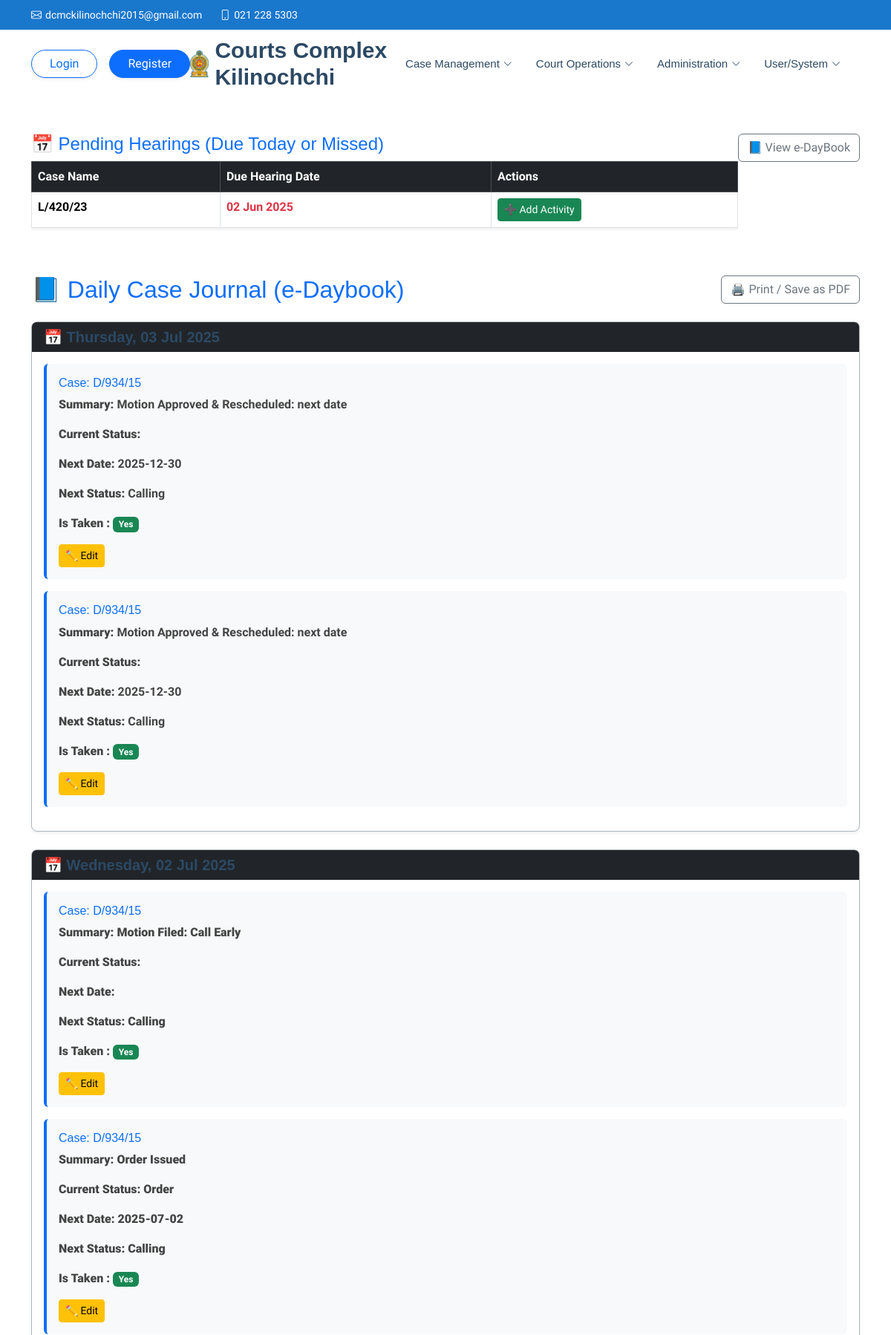
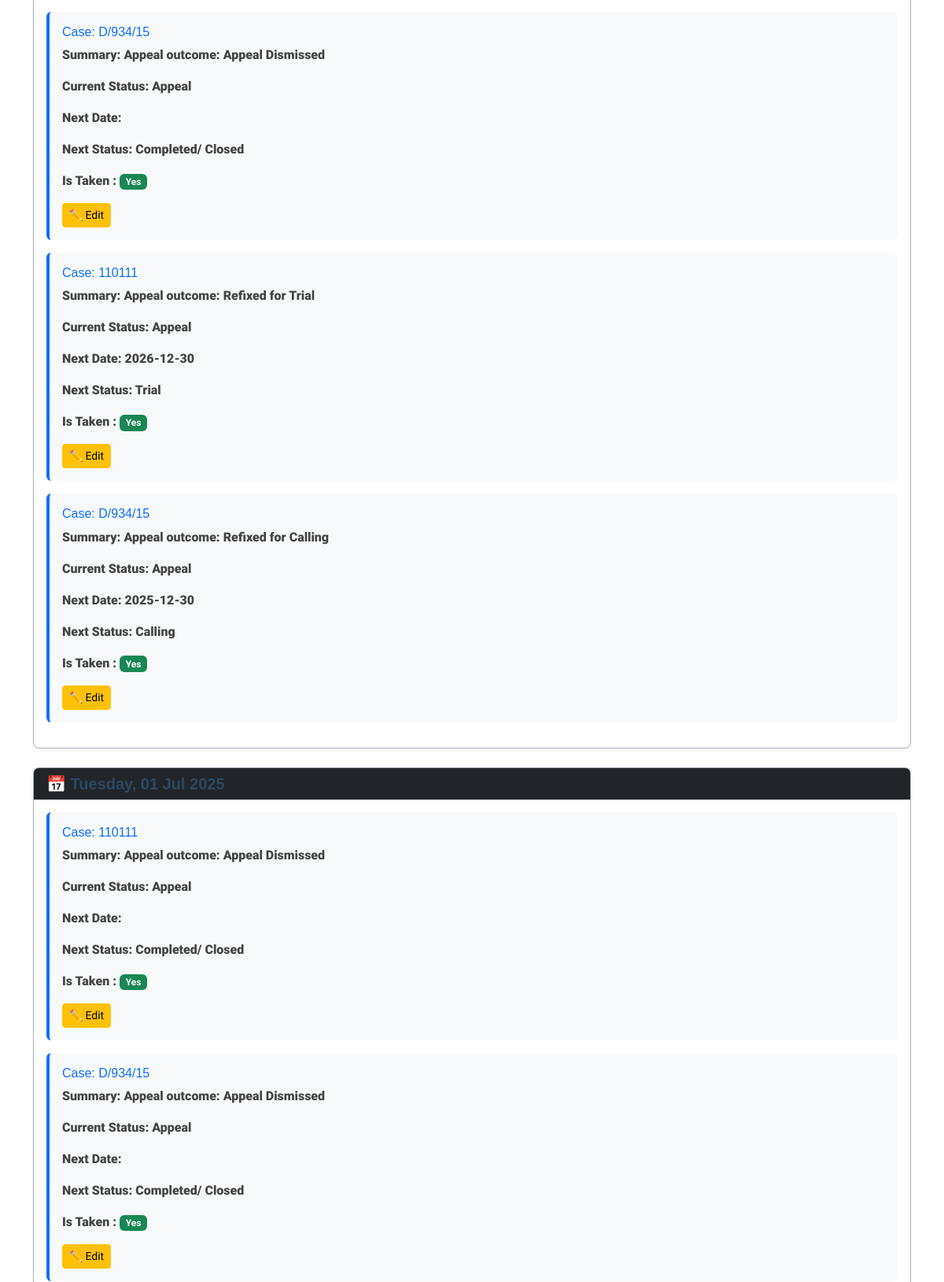
The page /index.php?pg=dailycaseactivities.php&view=e-daybook (upper part) on the database its author committed (2 pictures, top to bottom).
### tables this page shows
CREATE TABLE IF NOT EXISTS `cases` (
  `case_id` varchar(10) NOT NULL,
  `case_name` varchar(20) DEFAULT NULL,
  `plaintiff` varchar(50) DEFAULT NULL,
  `defendant` varchar(50) DEFAULT NULL,
  `plaintiff_lawyer` varchar(50) DEFAULT NULL,
  `defendant_lawyer` varchar(50) DEFAULT NULL,
  `registered_date` date DEFAULT NULL,
  `is_active` tinyint(1) DEFAULT '1',
  `nature` varchar(20) DEFAULT NULL,
  `status` enum('Calling','Pre Trial Conference','Trial','Inquiry','Order','Judgement','Post Judgement Calling','Laid By','Appeal') DEFAULT NULL,
  `is_warrant` tinyint(1) DEFAULT '0',
  `next_date` date DEFAULT NULL,
  `for_what` varchar(100) DEFAULT NULL,
  `staff_id` varchar(10) DEFAULT NULL,
  `court_id` varchar(20) DEFAULT NULL,
  PRIMARY KEY (`case_id`)
);

CREATE TABLE IF NOT EXISTS `dailycaseactivities` (
  `activity_id` varchar(10) NOT NULL,
  `case_name` varchar(20) DEFAULT NULL,
  `summary` varchar(1000) DEFAULT NULL,
  `next_date` date DEFAULT NULL,
  `current_status` enum('Calling','Pre Trial Conference','Trial','Inquiry','Order','Judgement','Post Judgement Calling','Laid By','Appeal','Completed/ Closed','Appeal') DEFAULT NULL,
  `next_status` enum('Calling','Pre Trial Conference','Trial','Inquiry','Order','Judgement','Post Judgement Calling','Completed/ Closed','Appeal') DEFAULT NULL,
  `is_taken` tinyint(1) DEFAULT '0',
  `activity_date` date DEFAULT NULL,
  `staff_id` varchar(10) DEFAULT NULL,
  PRIMARY KEY (`activity_id`)
);

### lib/helper.php (called while the page is built, shortened)
<?php
class Helper {
    private $conn;
    public function __construct(mysqli $conn) {
        $this->conn = $conn;
    }
    public function getCaseData($case_id) {
        $stmt = $this->conn->prepare("SELECT * FROM cases WHERE case_id = ?");
        $stmt->bind_param("s", $case_id);
        $stmt->execute();
        $result = $stmt->get_result();
        return ($result && $result->num_rows > 0) ? $result->fetch_assoc() : null;
    }
}

### lib/security.php (called while the page is built, shortened)
<?php
class Security
{
    public static function sanitize($data){
        if (is_null($data)) return '';
        return htmlspecialchars(stripslashes(trim((string)$data)));
    }
}
?>

### dailycaseactivities.php (the view, shortened to what this page needs)
<?php
$isEdaybook = isset($_GET['view']) && $_GET['view'] === 'e-daybook';
$casesToShow = [];
$today = date('Y-m-d');
$allCases = [];
$sql_cases = "SELECT case_id, case_name, next_date FROM cases";
$result_cases = $conn->query($sql_cases);
while ($row = $result_cases->fetch_assoc()) {
    $allCases[$row['case_id']] = [
        'case_id' => $row['case_id'],
        'case_name' => $row['case_name'],
        'next_date' => $row['next_date']
    ];
}
$sql = "
    SELECT case_name AS case_id, MAX(next_date) AS max_next_date
    FROM dailycaseactivities
    GROUP BY case_name
";
$res = $conn->query($sql);
$activityNextDates = [];
while ($r = $res->fetch_assoc()) {
    $activityNextDates[$r['case_id']] = $r['max_next_date'];
}
foreach ($allCases as $case_id => $caseData) {
    if (isset($activityNextDates[$case_id])) {
        if ($activityNextDates[$case_id] <= $today) {
            $casesToShow[] = [
                'case_id' => $caseData['case_id'],
                'case_name' => $caseData['case_name'],
                'next_date' => $activityNextDates[$case_id]
            ];
        }
    }
}
?>
<div class="container py-4">
    <a href="index.php?pg=dailycaseactivities.php&view=e-daybook" class="btn btn-outline-secondary d-print-none float-end mb-3">
            📘 View e-DayBook
    </a>
    <h4 class="text-primary">📅 Pending Hearings (Due Today or Missed)</h4>
    <?php if (!empty($casesToShow)): ?>
        <div class="table-responsive">
            <table class="table table-bordered table-hover shadow-sm">
                <thead class="table-dark">
                    <tr>
                        <th>Case Name</th>
                        <th>Due Hearing Date</th>
                        <th>Actions</th>
                    </tr>
                </thead>
                <tbody>
                    <?php foreach ($casesToShow as $case): ?>
                        <tr>
                            <?php $realCase = $helper->getCaseData($case['case_id']); ?>
                            <td class="fw-semibold"><?= Security::sanitize($realCase['case_name']) ?></td>
                            <td class="text-danger fw-bold">
                                <?= date('d M Y', strtotime($case['next_date'])) ?>
                            </td>
                            <td>
                                <form method="POST" action="index.php?pg=dailycaseactivities.php">
                                    <button type="submit" name="btn_add_form" class="btn btn-success btn-sm">
                                        ➕ Add Activity
                                    </button>
                                </form>
                            </td>
                        </tr>
                    <?php endforeach; ?>
                </tbody>
            </table>
        </div>
    <?php else: ?>
        <div class="alert alert-info">✅ No cases with pending hearings for today or earlier.</div>
    <?php endif; ?>
</div>
<?php
if ($isEdaybook) {
    $sql = "
        SELECT * FROM dailycaseactivities
        ORDER BY activity_date DESC, activity_id DESC
    ";
    $result = $conn->query($sql);
    $activitiesByDate = [];
    while ($row = $result->fetch_assoc()) {
        $date = $row['activity_date'];
        $activitiesByDate[$date][] = $row;
    }
    ?>
    <div class="container mt-4">
        <button onclick="window.print()" class="btn btn-outline-secondary d-print-none float-end mb-3">
            🖨️ Print / Save as PDF
        </button>
        <h2 class="text-primary mb-4">📘 Daily Case Journal (e-Daybook)</h2>
        <?php if (!empty($activitiesByDate)): ?>
            <?php foreach ($activitiesByDate as $date => $activities): ?>
                <div class="border border-dark-subtle rounded-3 shadow-sm mb-4 bg-white">
                    <div class="bg-dark text-white px-3 py-2 rounded-top">
                        <h5 class="mb-0">📅<b> <?= date("l, d M Y", strtotime($date)) ?></h5>
                    </div>
                    <div class="p-3">
                        <?php foreach ($activities as $row): ?>
                            <div class="mb-3 p-3 border-start border-4 border-primary bg-light rounded">
                            <?php $realCase = $helper->getCaseData($row['case_name']); ?>
                                <h6 class="text-primary">Case: <?= Security::sanitize($realCase['case_name']) ?></h6>
                                <p><strong>Summary:</strong> <?= nl2br(Security::sanitize($row['summary'])) ?></p>
                                <p><strong>Current Status:</strong> <?= Security::sanitize($row['current_status']) ?></p>
                                <p><strong>Next Date:</strong> <?= Security::sanitize($row['next_date']) ?></p>
                                <p><strong>Next Status:</strong> <?= Security::sanitize($row['next_status']) ?></p>
                                <p>
                                    <strong>Is Taken :</strong>
                                    <span class="badge <?= $row['is_taken'] ? 'bg-success' : 'bg-danger' ?>">
                                        <?= $row['is_taken'] ? 'Yes' : 'No' ?>
                                    </span>
                                </p>
                                <form method="POST" action="index.php?pg=dailycaseactivities.php&option=edit" class="d-inline">
                                    <button type="submit" name="btn_edit" class="btn btn-sm btn-warning">✏️ Edit </button>
                                </form>
                            </div>
                        <?php endforeach; ?>
                    </div>
                </div>
            <?php endforeach; ?>
        <?php else: ?>
            <div class="alert alert-info">No case activities recorded yet.</div>
        <?php endif; ?>
    </div>
    <?php exit; } ?>

### assets/css/main.css (style rules this page uses)
:root { --default-font: "Roboto", system-ui, -apple-system, "Segoe UI", Roboto, "Helvetica Neue", Arial, "Noto Sans", "Liberation Sans", sans-serif, "Apple Color Emoji", "Segoe UI Emoji", "Segoe UI Symbol", "Noto Color Emoji"; --heading-font: "Poppins", sans-serif; --nav-font: "Raleway", sans-serif; }
:root { --background-color: #ffffff; --default-color: #444444; --heading-color: #2c4964; --accent-color: #1977cc; --surface-color: #ffffff; --contrast-color: #ffffff; }
:root { --nav-color: #2c4964; --nav-hover-color: #1977cc; --nav-mobile-background-color: #ffffff; --nav-dropdown-background-color: #ffffff; --nav-dropdown-color: #2c4964; --nav-dropdown-hover-color: #1977cc; }
:root { scroll-behavior: smooth; }
body { color: var(--default-color); background-color: var(--background-color); font-family: var(--default-font); }
a { color: var(--accent-color); text-decoration: none; transition: 0.3s; }
h1, h2, h3, h4, h5, h6 { color: var(--heading-color); font-family: var(--heading-font); }

### rows shown on the page
cases: case_name "L/420/23"
dailycaseactivities: cases.case_name "D/934/15", summary "Motion Approved & Rescheduled: next date", next_date "2025-12-30", next_status "Calling", is_taken "Yes"
dailycaseactivities: cases.case_name "D/934/15", summary "Motion Approved & Rescheduled: next date", next_date "2025-12-30", next_status "Calling", is_taken "Yes"
dailycaseactivities: cases.case_name "D/934/15", summary "Motion Filed: Call Early", next_status "Calling", is_taken "Yes"
dailycaseactivities: cases.case_name "D/934/15", summary "Order Issued", current_status "Order", next_date "2025-07-02", next_status "Calling", is_taken "Yes"
dailycaseactivities: cases.case_name "D/934/15", summary "Appeal outcome: Appeal Dismissed", current_status "Appeal", next_status "Completed/ Closed", is_taken "Yes"
dailycaseactivities: cases.case_name "110111", summary "Appeal outcome: Refixed for Trial", current_status "Appeal", next_date "2026-12-30", next_status "Trial", is_taken "Yes"
dailycaseactivities: cases.case_name "D/934/15", summary "Appeal outcome: Refixed for Calling", current_status "Appeal", next_date "2025-12-30", next_status "Calling", is_taken "Yes"
dailycaseactivities: cases.case_name "110111", summary "Appeal outcome: Appeal Dismissed", current_status "Appeal", next_status "Completed/ Closed", is_taken "Yes"
dailycaseactivities: cases.case_name "D/934/15", summary "Appeal outcome: Appeal Dismissed", current_status "Appeal", next_status "Completed/ Closed", is_taken "Yes"

### other values the page prints
date('d M Y', strtotime($case['next_date'])) "02 Jun 2025"
date("l, d M Y", strtotime($date)) "Thursday, 03 Jul 2025"
date("l, d M Y", strtotime($date)) "Wednesday, 02 Jul 2025"
date("l, d M Y", strtotime($date)) "Tuesday, 01 Jul 2025"
